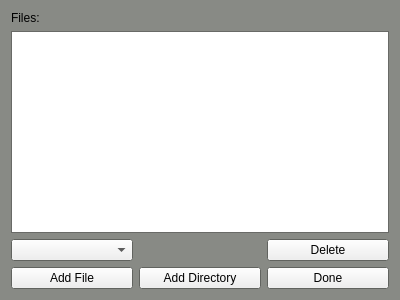
<?xml version="1.0" encoding="UTF-8"?>
<ui version="4.0">
 <class>submissionView</class>
 <widget class="QWidget" name="submissionView">
  <property name="geometry">
   <rect>
    <x>0</x>
    <y>0</y>
    <width>400</width>
    <height>300</height>
   </rect>
  </property>
  <property name="palette">
   <palette>
    <active>
     <colorrole role="Base">
      <brush brushstyle="SolidPattern">
       <color alpha="255">
        <red>255</red>
        <green>255</green>
        <blue>255</blue>
       </color>
      </brush>
     </colorrole>
     <colorrole role="Window">
      <brush brushstyle="SolidPattern">
       <color alpha="255">
        <red>136</red>
        <green>138</green>
        <blue>133</blue>
       </color>
      </brush>
     </colorrole>
    </active>
    <inactive>
     <colorrole role="Base">
      <brush brushstyle="SolidPattern">
       <color alpha="255">
        <red>255</red>
        <green>255</green>
        <blue>255</blue>
       </color>
      </brush>
     </colorrole>
     <colorrole role="Window">
      <brush brushstyle="SolidPattern">
       <color alpha="255">
        <red>136</red>
        <green>138</green>
        <blue>133</blue>
       </color>
      </brush>
     </colorrole>
    </inactive>
    <disabled>
     <colorrole role="Base">
      <brush brushstyle="SolidPattern">
       <color alpha="255">
        <red>136</red>
        <green>138</green>
        <blue>133</blue>
       </color>
      </brush>
     </colorrole>
     <colorrole role="Window">
      <brush brushstyle="SolidPattern">
       <color alpha="255">
        <red>136</red>
        <green>138</green>
        <blue>133</blue>
       </color>
      </brush>
     </colorrole>
    </disabled>
   </palette>
  </property>
  <property name="windowTitle">
   <string>Form</string>
  </property>
  <layout class="QGridLayout" name="gridLayout">
   <item row="3" column="2">
    <widget class="QPushButton" name="pushButton_2">
     <property name="text">
      <string>Done</string>
     </property>
    </widget>
   </item>
   <item row="2" column="0">
    <widget class="QComboBox" name="comboBox"/>
   </item>
   <item row="0" column="0">
    <widget class="QLabel" name="label">
     <property name="text">
      <string>Files:</string>
     </property>
    </widget>
   </item>
   <item row="3" column="0">
    <widget class="QPushButton" name="pushButton">
     <property name="text">
      <string>Add File</string>
     </property>
    </widget>
   </item>
   <item row="1" column="0" colspan="3">
    <widget class="QTextBrowser" name="textBrowser"/>
   </item>
   <item row="2" column="2">
    <widget class="QPushButton" name="pushButton_3">
     <property name="text">
      <string>Delete</string>
     </property>
    </widget>
   </item>
   <item row="3" column="1">
    <widget class="QPushButton" name="pushButton_5">
     <property name="text">
      <string>Add Directory</string>
     </property>
    </widget>
   </item>
  </layout>
 </widget>
 <resources/>
 <connections/>
</ui>
